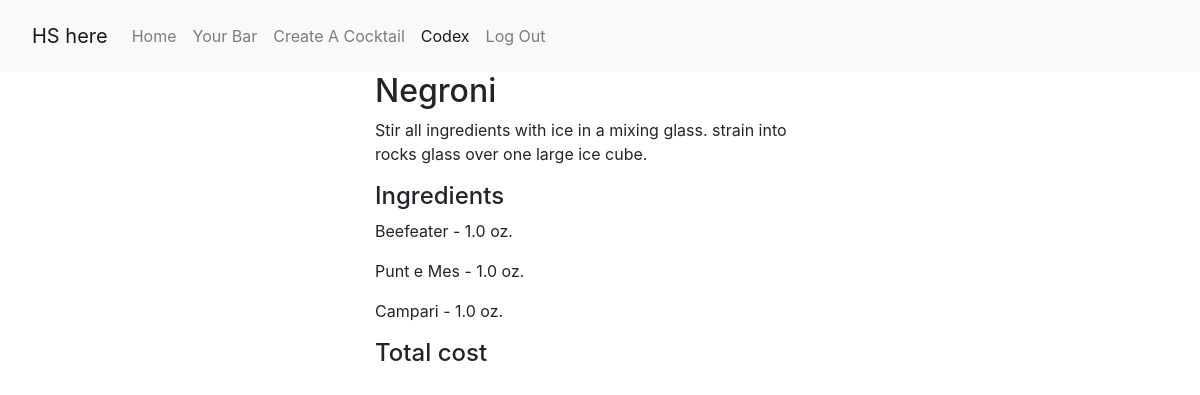
The app's page /view_cocktail/5 (signed in) with its own data.
### spirit_app/models.py (models this page shows)
class Cocktail(models.Model):
    name = models.CharField(max_length=255)
    desc = models.TextField()
    created_on = models.DateTimeField(auto_now_add=True)
    updated_on = models.DateTimeField(auto_now=True)
    objects = CocktailManager()

class Drink_Ingredient(models.Model):
    liquor = models.ForeignKey(Alcohol, related_name='ingredient', on_delete=models.CASCADE, null = True, blank = True)
    quantity = models.FloatField(null = True, blank = True)
    cocktail = models.ForeignKey(Cocktail, related_name="ingredients", on_delete=models.CASCADE)
    created_on = models.DateTimeField(auto_now_add=True)
    updated_on = models.DateTimeField(auto_now=True)

class Alcohol(models.Model):
    brand = models.CharField(max_length=255)
    alcohol_type = models.CharField(max_length=255)
    cost = models.FloatField()
    ppo = models.FloatField()
    created_on = models.DateTimeField(auto_now_add=True)
    updated_on = models.DateTimeField(auto_now=True)
    objects = AlcoholManager()

### spirit_app/views.py (the view)
# urls.py: path('view_cocktail/<int:id>', views.view_cocktail),
def view_cocktail(request, id):
    if 'user' not in request.session:
        return redirect('/')
    context = {
        "cocktail" : Cocktail.objects.get(id=id),
    }
    return render(request, 'view_cocktail.html', context)

### spirit_app/templates/view_cocktail.html (shortened to what this page needs)
<!DOCTYPE html>
<html lang="en">
<head>
    <link rel="stylesheet" href="https://stackpath.bootstrapcdn.com/bootstrap/4.5.0/css/bootstrap.min.css">
</head>
<body>
    <nav class="navbar navbar-expand-lg navbar-light bg-light">
        <div class="navbar navbar-expand-lg navbar-light bg-light">
            <a class="navbar-brand" href="/home">HS here</a>
            <div class="collapse navbar-collapse" id="navbarSupportedContent">
                <ul class="navbar-nav mr-auto">
                    <li class="nav-item">
                        <a class="nav-link" href="/home">Home</a>
                    </li>
                    <li class="nav-item">
                        <a class="nav-link" href="/your_bar">Your Bar</a>
                    </li>
                    <li class="nav-item">
                        <a class="nav-link" href="/create_cocktail">Create A Cocktail</a>
                    </li>
                    <li class="nav-item active">
                        <a class="nav-link" href="/codex">Codex <span class="sr-only">(current)</span></a>
                    </li>
                    <li class="nav-item">
                        <a class="nav-link" href="/log_out">Log Out</a>
                    </li>
                </ul>
            </div>
        </div>
    </nav>
    <div class="mx-auto" style="width: 450px;">
        <h2>{{cocktail.name}}</h2>
        <p>{{cocktail.desc}}</p>
        <h4>Ingredients</h4>
        {% for ingredient in cocktail.ingredients.all %}
            <p>{{ingredient.liquor.brand}} - {{ingredient.quantity}} oz.</p>
        {% endfor %}
        <h4>Total cost</h4>
    </div>
</body>
</html>

### records on screen
Cocktail: name "Negroni", desc "Stir all ingredients with ice in a mixing glass. strain into rocks glass over one large ice cube."
Drink_Ingredient: liquor.brand "Beefeater", quantity "1.0"
Drink_Ingredient: liquor.brand "Punt e Mes", quantity "1.0"
Drink_Ingredient: liquor.brand "Campari", quantity "1.0"
